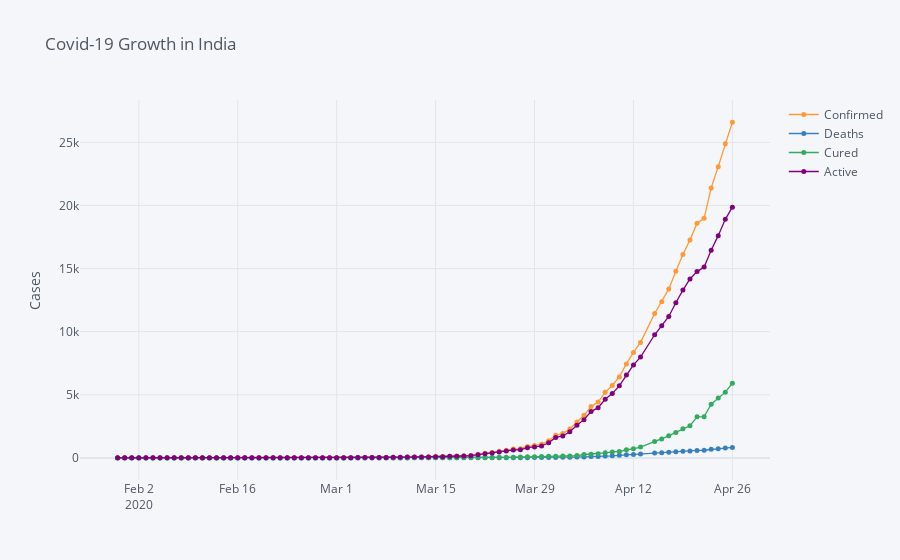

Notebook source saved alongside this figure:
### Code cell
temp.iplot(title = 'Covid-19 Growth in India', yTitle='Cases',size=5,mode='markers+lines')
